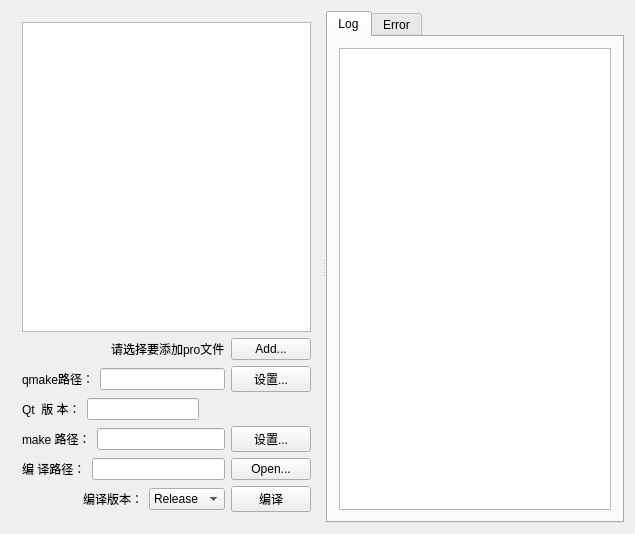
<?xml version="1.0" encoding="UTF-8"?>
<ui version="4.0">
 <class>FMainWidgt</class>
 <widget class="QWidget" name="FMainWidgt">
  <property name="geometry">
   <rect>
    <x>0</x>
    <y>0</y>
    <width>635</width>
    <height>534</height>
   </rect>
  </property>
  <property name="windowTitle">
   <string>FMainWidgt</string>
  </property>
  <layout class="QGridLayout" name="gridLayout">
   <item row="0" column="0">
    <widget class="QSplitter" name="splitter">
     <property name="orientation">
      <enum>Qt::Horizontal</enum>
     </property>
     <widget class="QWidget" name="">
      <layout class="QVBoxLayout" name="verticalLayout">
       <item>
        <widget class="QTableView" name="proFileTableVw"/>
       </item>
       <item>
        <layout class="QHBoxLayout" name="horizontalLayout">
         <item>
          <spacer name="horizontalSpacer">
           <property name="orientation">
            <enum>Qt::Horizontal</enum>
           </property>
           <property name="sizeHint" stdset="0">
            <size>
             <width>40</width>
             <height>20</height>
            </size>
           </property>
          </spacer>
         </item>
         <item>
          <widget class="QLabel" name="label">
           <property name="sizePolicy">
            <sizepolicy hsizetype="Fixed" vsizetype="Preferred">
             <horstretch>0</horstretch>
             <verstretch>0</verstretch>
            </sizepolicy>
           </property>
           <property name="text">
            <string>请选择要添加pro文件</string>
           </property>
          </widget>
         </item>
         <item>
          <widget class="QPushButton" name="appendBtn">
           <property name="text">
            <string>Add...</string>
           </property>
          </widget>
         </item>
        </layout>
       </item>
       <item>
        <layout class="QHBoxLayout" name="horizontalLayout_4">
         <item>
          <widget class="QLabel" name="label_4">
           <property name="text">
            <string>qmake路径：</string>
           </property>
          </widget>
         </item>
         <item>
          <widget class="QLineEdit" name="qmakePathLndt">
           <property name="readOnly">
            <bool>true</bool>
           </property>
          </widget>
         </item>
         <item>
          <widget class="QPushButton" name="setQmakePathBtn">
           <property name="text">
            <string>设置...</string>
           </property>
          </widget>
         </item>
        </layout>
       </item>
       <item>
        <layout class="QHBoxLayout" name="horizontalLayout_5">
         <item>
          <widget class="QLabel" name="label_5">
           <property name="text">
            <string>Qt  版 本：</string>
           </property>
          </widget>
         </item>
         <item>
          <widget class="QLineEdit" name="qtVersionLndt">
           <property name="readOnly">
            <bool>true</bool>
           </property>
          </widget>
         </item>
         <item>
          <spacer name="horizontalSpacer_3">
           <property name="orientation">
            <enum>Qt::Horizontal</enum>
           </property>
           <property name="sizeHint" stdset="0">
            <size>
             <width>40</width>
             <height>20</height>
            </size>
           </property>
          </spacer>
         </item>
        </layout>
       </item>
       <item>
        <layout class="QHBoxLayout" name="horizontalLayout_6">
         <item>
          <widget class="QLabel" name="label_6">
           <property name="text">
            <string>make 路径：</string>
           </property>
          </widget>
         </item>
         <item>
          <widget class="QLineEdit" name="makePathLndt">
           <property name="readOnly">
            <bool>true</bool>
           </property>
          </widget>
         </item>
         <item>
          <widget class="QPushButton" name="setMakePathBtn">
           <property name="text">
            <string>设置...</string>
           </property>
          </widget>
         </item>
        </layout>
       </item>
       <item>
        <layout class="QHBoxLayout" name="horizontalLayout_2">
         <item>
          <widget class="QLabel" name="label_3">
           <property name="sizePolicy">
            <sizepolicy hsizetype="Fixed" vsizetype="Preferred">
             <horstretch>0</horstretch>
             <verstretch>0</verstretch>
            </sizepolicy>
           </property>
           <property name="text">
            <string>编 译路径：</string>
           </property>
          </widget>
         </item>
         <item>
          <widget class="QLineEdit" name="compiledPathLdt"/>
         </item>
         <item>
          <widget class="QPushButton" name="setCompilePathBtn">
           <property name="text">
            <string>Open...</string>
           </property>
          </widget>
         </item>
        </layout>
       </item>
       <item>
        <layout class="QHBoxLayout" name="horizontalLayout_3">
         <item>
          <spacer name="horizontalSpacer_2">
           <property name="orientation">
            <enum>Qt::Horizontal</enum>
           </property>
           <property name="sizeHint" stdset="0">
            <size>
             <width>40</width>
             <height>20</height>
            </size>
           </property>
          </spacer>
         </item>
         <item>
          <widget class="QLabel" name="label_2">
           <property name="sizePolicy">
            <sizepolicy hsizetype="Fixed" vsizetype="Preferred">
             <horstretch>0</horstretch>
             <verstretch>0</verstretch>
            </sizepolicy>
           </property>
           <property name="text">
            <string>编译版本：</string>
           </property>
          </widget>
         </item>
         <item>
          <widget class="QComboBox" name="compilTypeCmBx">
           <item>
            <property name="text">
             <string>Release</string>
            </property>
           </item>
           <item>
            <property name="text">
             <string>Debug</string>
            </property>
           </item>
          </widget>
         </item>
         <item>
          <widget class="QPushButton" name="compilingBtn">
           <property name="text">
            <string>编译</string>
           </property>
          </widget>
         </item>
        </layout>
       </item>
      </layout>
     </widget>
     <widget class="QTabWidget" name="logTabWgt">
      <property name="currentIndex">
       <number>0</number>
      </property>
      <widget class="QWidget" name="normalLogTab">
       <attribute name="title">
        <string>Log</string>
       </attribute>
       <layout class="QGridLayout" name="gridLayout_2">
        <item row="0" column="0">
         <widget class="QTextBrowser" name="normalTextBw"/>
        </item>
       </layout>
      </widget>
      <widget class="QWidget" name="errorLogTab">
       <attribute name="title">
        <string>Error</string>
       </attribute>
       <layout class="QGridLayout" name="gridLayout_3">
        <item row="0" column="0">
         <widget class="QTextBrowser" name="errorTextBw"/>
        </item>
       </layout>
      </widget>
     </widget>
    </widget>
   </item>
  </layout>
 </widget>
 <layoutdefault spacing="6" margin="11"/>
 <resources/>
 <connections/>
</ui>
